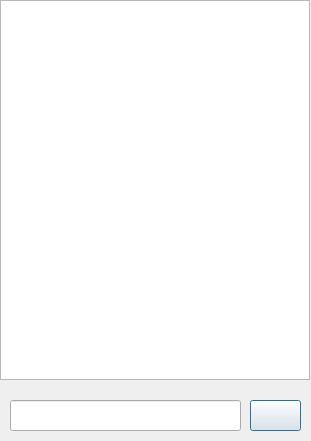
<?xml version="1.0" encoding="UTF-8"?>
<ui version="4.0">
 <class>AiDialog</class>
 <widget class="QDialog" name="AiDialog">
  <property name="geometry">
   <rect>
    <x>0</x>
    <y>0</y>
    <width>311</width>
    <height>441</height>
   </rect>
  </property>
  <property name="windowTitle">
   <string>Dialog</string>
  </property>
  <widget class="QTextEdit" name="textEdit">
   <property name="geometry">
    <rect>
     <x>0</x>
     <y>0</y>
     <width>310</width>
     <height>380</height>
    </rect>
   </property>
  </widget>
  <widget class="QLineEdit" name="lineEdit">
   <property name="geometry">
    <rect>
     <x>10</x>
     <y>400</y>
     <width>231</width>
     <height>31</height>
    </rect>
   </property>
  </widget>
  <widget class="QPushButton" name="btnSend">
   <property name="geometry">
    <rect>
     <x>250</x>
     <y>400</y>
     <width>51</width>
     <height>31</height>
    </rect>
   </property>
   <property name="text">
    <string/>
   </property>
  </widget>
 </widget>
 <resources/>
 <connections/>
</ui>
